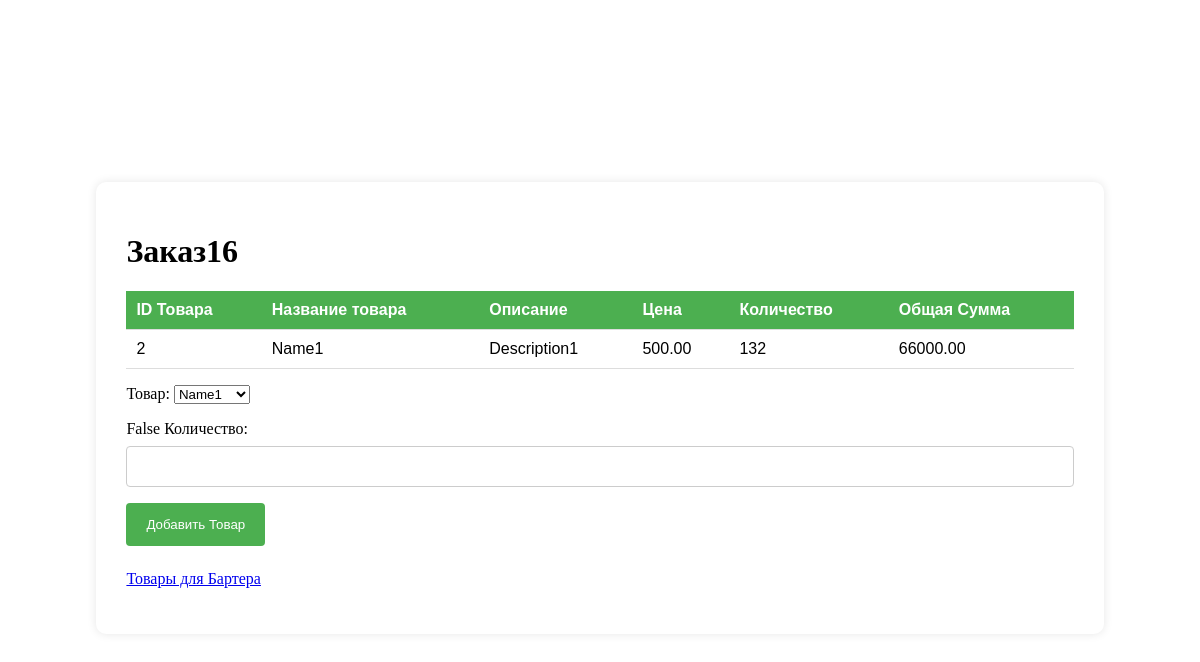
/order_detail/16, run on the app's committed database.
### main/models.py (models this page shows, shortened)
class OrderDetail(models.Model):
    order = models.ForeignKey(to=Order, on_delete=models.CASCADE)
    product = models.ForeignKey(to=Products, on_delete=models.CASCADE)
    quantity = models.PositiveSmallIntegerField(default=0)
    total_amount = models.DecimalField(default=0, max_digits=12, decimal_places=2)

class Products(models.Model):
    name = models.CharField(max_length=128)
    description = models.TextField(null=True, blank=True)
    price = models.DecimalField(max_digits=10, decimal_places=2)
    quantity = models.PositiveIntegerField(default=0)

### main/views.py (the view, shortened to what this page needs)
# urls.py: path('order_detail/<int:order_id>', create_order_detail, name='order_detail'),
def create_order_detail(request, order_id, error=False):
    order = get_object_or_404(Order, pk=order_id)
    total_amount = 0
    flag = False
    type_sale = order.type_sale
    customer = order.customer
    count = 10000000
    if type_sale == 'Бартер':
        for product in BarterOrder.objects.filter(order=order):
            s = Products.objects.get(id=product.product.id).quantity + product.quantity
            Products.objects.filter(id=product.id).update(quantity=s)
        flag = True
    context = {'title': 'Заказ'+str(order_id),
               'products': Products.objects.all(),
               'order_detail': OrderDetail.objects.filter(order=order),
               'total_amount': total_amount,
               'order_id': order_id,
               'flag': flag,
               'error': error,
               }
    return render(request, 'main/order_detail.html', context)

### main/templates/main/order_detail.html (shortened to what this page needs)
{% extends 'main/base.html'%}
{% block content %}
            <h1>{{ title }}</h1>
                <table id="productTable">
                    <thead>
                        <tr>
                            <th>ID Товара</th>
                            <th>Название товара</th>
                            <th>Описание</th>
                            <th>Цена</th>
                            <th>Количество</th>
                            <th>Общая Сумма</th>
                        </tr>
                    </thead>
                    <tbody>
                        {% for detail in order_detail %}
                        <tr>
                            <td>{{ detail.product.id }}</td>
                            <td>{{ detail.product.name }}</td>
                            <td>{{ detail.product.description }}</td>
                            <td>{{ detail.product.price }}</td>
                            <td>{{ detail.quantity }}</td>
                            <td>{{ detail.total_amount }}</td>
                        </tr>
                        {% endfor %}
                    </tbody>
                </table>
            <form action="{% url 'main:order_detail' order_id %}" method="post">
                <p>
                <label for="product">Товар:</label>
                <select id="product" name="product">
                    {% for product in products %}
                    <option value="{{ product.id }}">{{ product.name }}</option>
                    {% endfor %}
                </select>
                </p>
                {{ error }}
                <label for="quantity">Количество:</label>
                <input type="text" id="quantity" name="quantity" required >
                <button type="submit">Добавить Товар</button>
            </form>
            {% if flag %}
            <p>
                <a href="{% url 'main:barter' order_id %}">Товары для Бартера</a>
            </p>
            {% endif %}
{% endblock %}

### data on the page
OrderDetail: product.id "2", product.name "Name1", product.description "Description1", product.price "500.00", quantity "132", total_amount "66000.00"

### other printed values
{{ title }} "Заказ16"
{{ error }} "False"
form field product "Name1"
